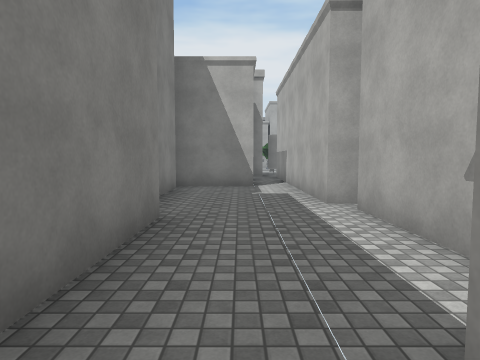
View 1 (above)

24 first-person views from a walk through a scene from a Unity 3-D project. The camera is 1.5 m above the floor, tilts 4° down and sees 75° across. The floor is counted in squares, 2 m on a side. Each view is taken from the middle of a square. On the plan, view 1 faces up. The plan holds only what a view shows up to about 10 squares ahead; the rest is blank. The place goes on beyond the plan. The player is left out. Some animated figures are not drawn. Surface patterns are stand-ins for the level's own textures.

View 2
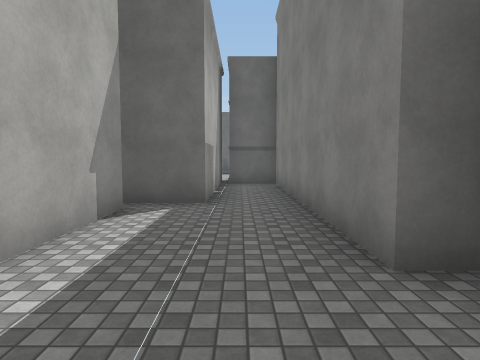

View 3
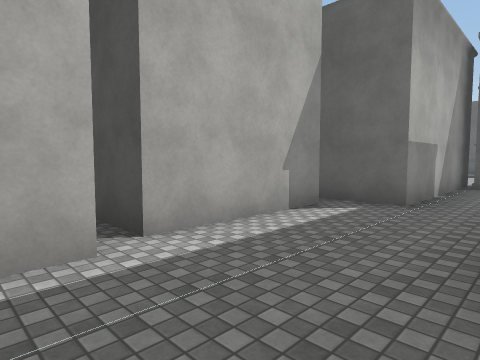

View 4
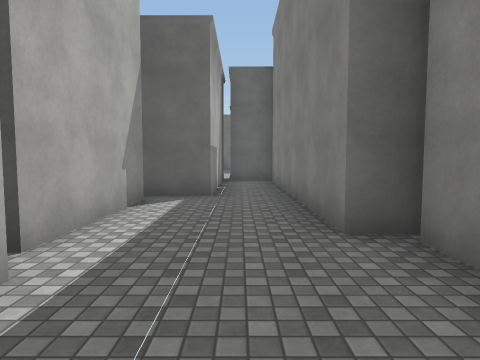

View 5
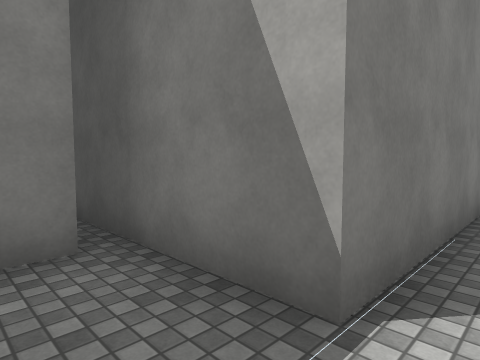

View 6
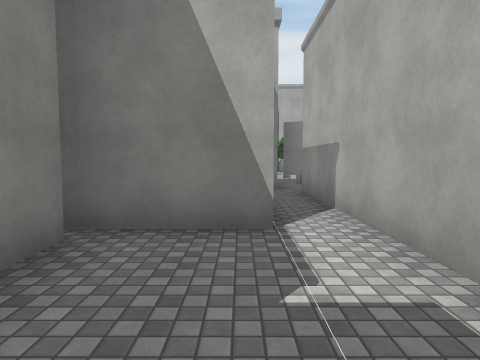

View 7
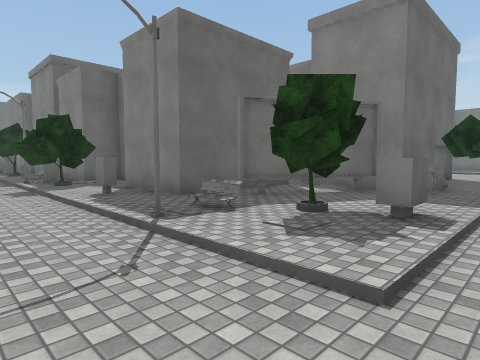

View 8
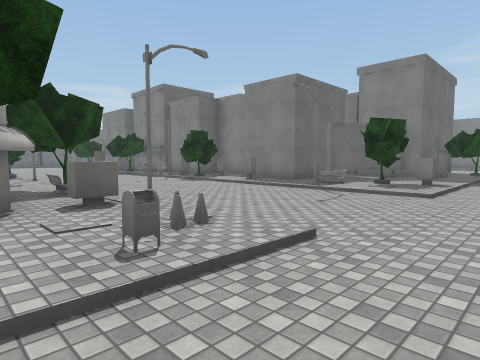

View 9
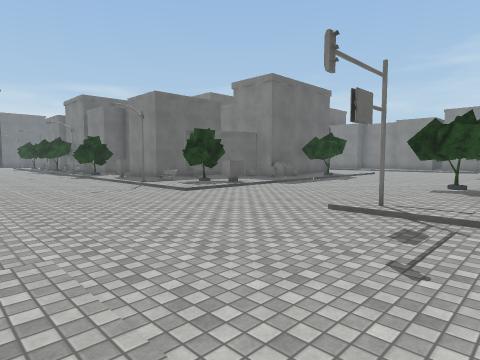

View 10
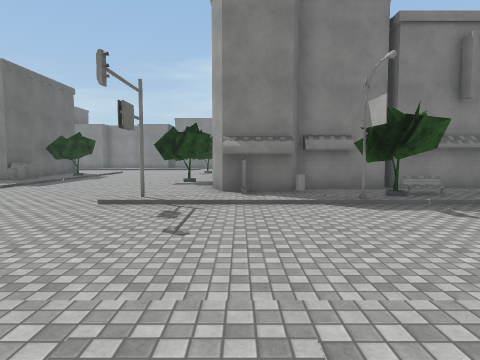

View 11
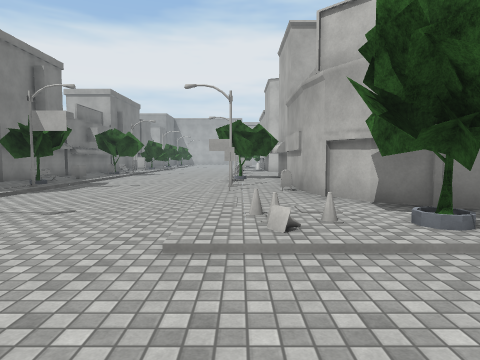

View 12
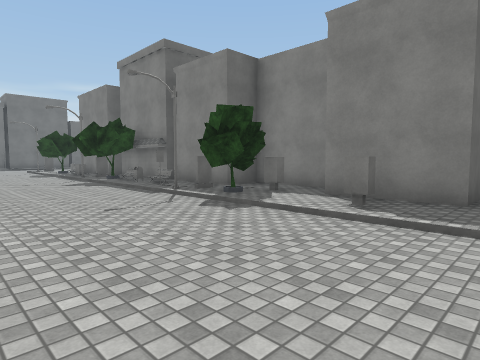

View 13
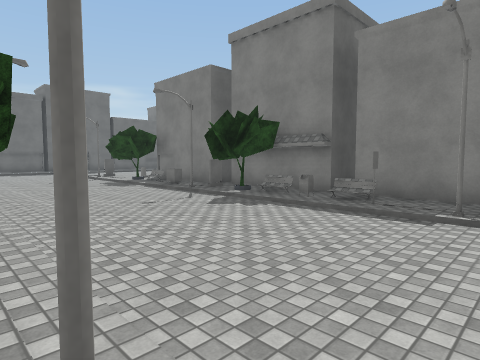

View 14
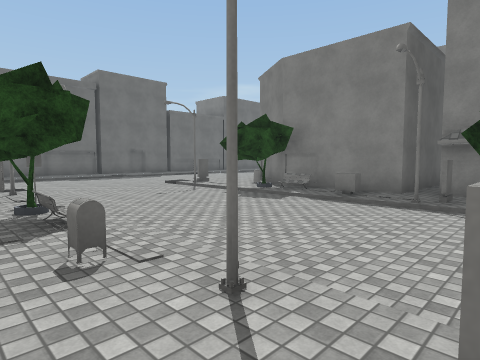

View 15
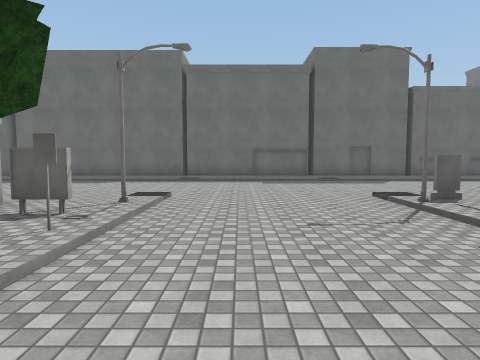

View 16
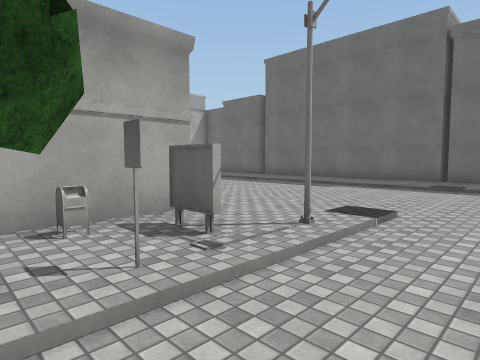

View 17
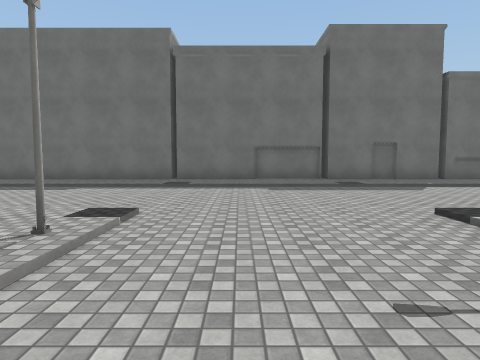

View 18
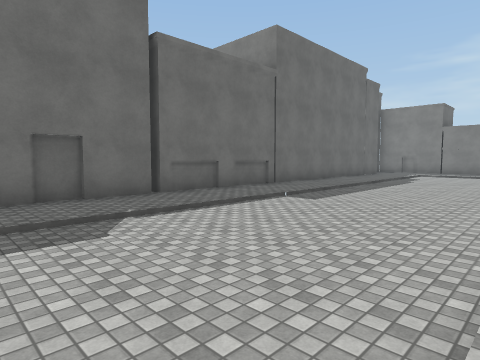

View 19
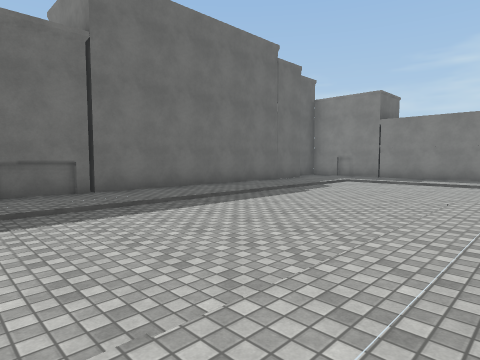

View 20
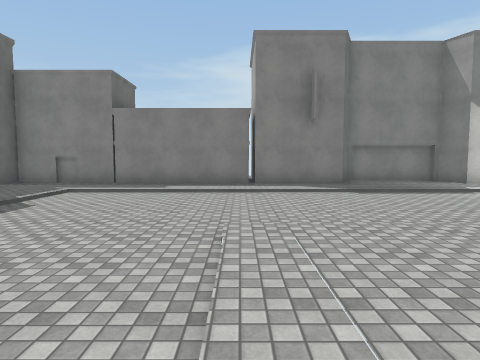

View 21
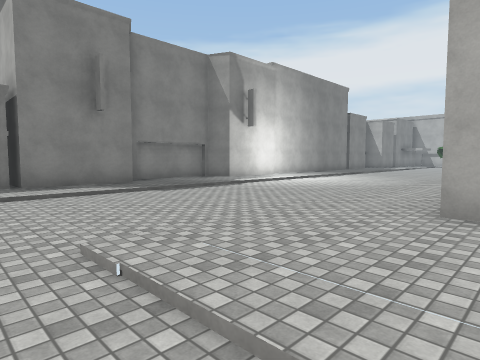

View 22
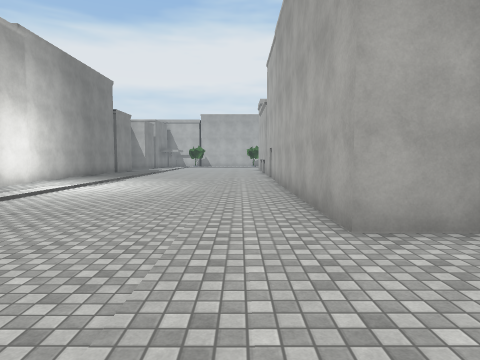

View 23
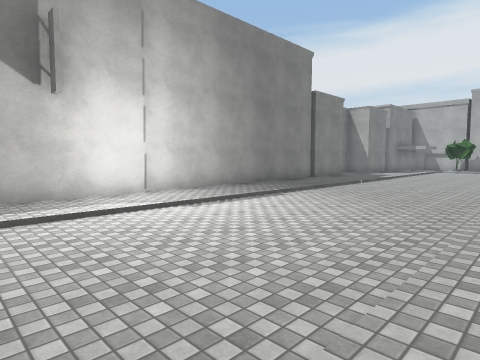

View 24
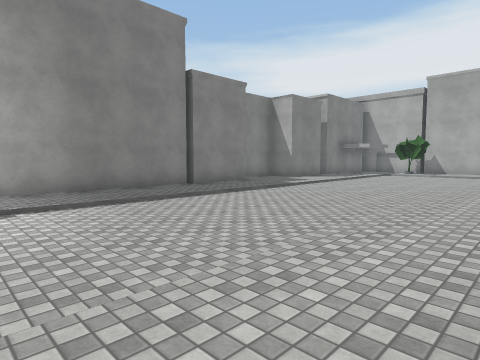

### Floor plan
Key: @ floor where view 1 was taken; # wall or solid block; x gap in a wall; . main floor; : floor 0.25 m higher than the main floor; / step, stairs or slope; B building; T tree; M mailbox; E bench; S sign; C cone; P pole; A barrel; O other object.
Columns run from 13 left of view 1 to 17 right of it. Each row starts with its distance up from view 1.
 28                  #:O....OT
 27                  BT:.... BBBB
 26                  #:T....::
 25                  #A:....S##
 24                  #B:....SM##
 23                   O:....::B#
 22               ::::::....C:T:
 21              ::T:::P....OCT:
 20              ..............
 19               ............
 18                ............
 17                ............
 16       ..   T:O:::O::....:MTT
 15      ...:::BTO:M:TT:....C:T
 14     ....:     #OOTE:....#OB
 13    :....:    ## OO::....OO
 12  #::....:    #: ##::....OO
 11  #::....:B   #:   :O...OT
 10  B::....:    #:  B::....E
  9  #::....:B   #:  #TT....:
  8  #::....:::B:::  #TT....:
  7  #::....:: #:::####O....#
  6  #::....:B #:::#  #S....:
  5  #::....:: #:::#BBEM....T
  4  #::....:####::B #E:....:
  3   ::....:B  B::B  :T....O:
  2   ::....:B  B::B  :T....x:
  1  #::....:B  B::::::x....M:
  0  B::....:B  B@#   #O....::
 -1  :::....:B  B:#   #:....E
 -2  :::....:B  B:#   ET....TT#
 -3  #::....::B #B#  #OT....SM#
 -4   ::....:::   B   ::....x:#
 -5   ::....:::::B:   :O..../::
 -6 BB::....////////////....///
 -7  #::.........................
 -8  #::..........................
 -9  #::..........................
-10 BB:://///////////////////////
-11  #::::::::::::::::::::::::::::
-12  #B:   ####BB#######:: ##BBBBBB
-13   B                     B
-14                         B

Positions as (right, up) in squares from view 1, and headings:
1: (0, 0), facing up
2: (0, 6), facing down
3: (-1, 6), facing down-right
4: (0, 7), facing down
5: (1, 7), facing up-left
6: (0, 5), facing up
7: (8, 17), facing down-left
8: (13, 18), facing down-left
9: (11, 23), facing down-left
10: (12, 23), facing left
11: (11, 18), facing up
12: (10, 13), facing down-left
13: (11, 8), facing down-left
14: (12, 3), facing down-left
15: (9, 0), facing down
16: (9, -2), facing down-right
17: (9, -2), facing down
18: (6, -6), facing down-left
19: (1, -5), facing down-left
20: (-2, -6), facing left
21: (-3, -7), facing up-left
22: (-5, -6), facing up
23: (-5, 0), facing up-left
24: (-4, 5), facing up-left
